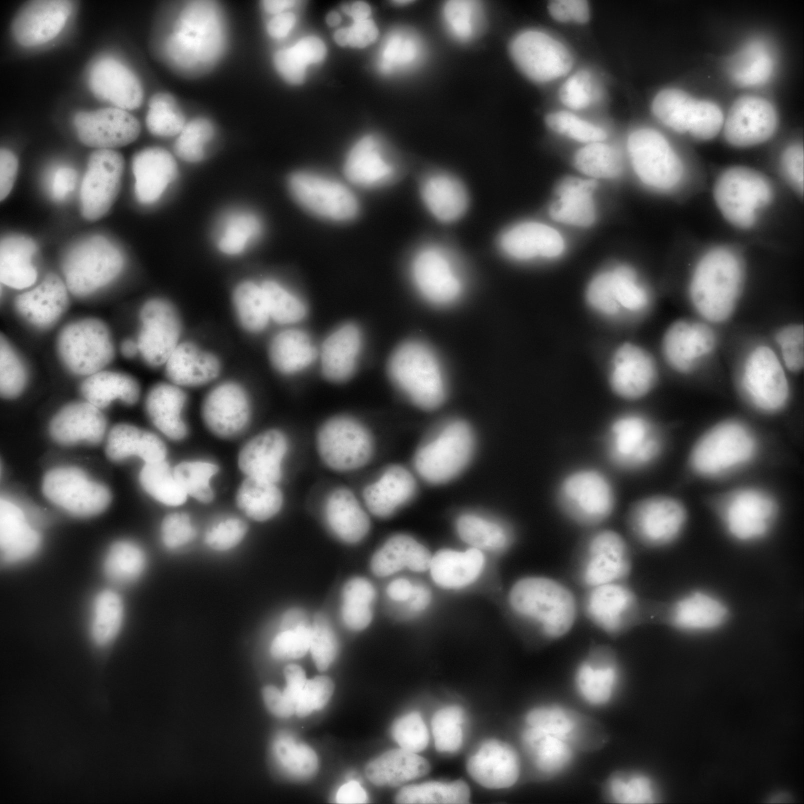
#> input picture data/clahe_nuclei.jpg, 1608 x 1608 px (shown at 1/2 size)
$ python real.py
#> lines starting #> are read from the running program, lines starting #| are printed output that depends on the picture; after the words box and inside, x2 and y2 are one past the last pixel; in counts of white or black regions, pixels touching at a corner belong together
### merseg/process_image.py
import matplotlib.pyplot as plt
import numpy as np
import cv2
import skimage.draw as skimg
import skimage.io as skio
import os


# [9 lines left out: function draw_ellipse_overlay_synthetic, not called in this run]


class ProcessImage(object):
    def __init__(self):
        self.X = 0
        self.Y = 0
        self.threshold_val = 0.0
        self.img_greyscale = None
        self.image_RGB = None
        self.fn = ""

    def compute_probs(self, fn):
        pxls = self._read_in_img(fn)
        front_bins, back_bins = self._k_means_bins(pxls)
        X = self.X
        Y = self.Y

        self.fn = fn

        fore_probs = np.zeros((X * Y))
        back_probs = np.zeros((X * Y))
        pxls = pxls.flatten()

        for i in range(len(pxls)):
            if pxls[i] > self.threshold_val:
                fore_probs[i] = np.log(front_bins[int(pxls[i])] + np.finfo(np.float32).eps)
                back_probs[i] = 0
            else:
                back_probs[i] = np.log(back_bins[int(pxls[i])] + np.finfo(np.float32).eps)
                fore_probs[i] = 0

        fore_probs.resize((X, Y))
        back_probs.resize((X, Y))
        return fore_probs, back_probs

    def produce_binary_img(self, fn):
        if self.fn != fn:
            pxls = self._read_in_img(fn)
            self._k_means_bins(pxls)
            self.fn = fn

        val, binary = cv2.threshold(self.img_greyscale, self.threshold_val, 1, cv2.THRESH_BINARY)
        return binary

    # [12 lines left out: function draw_ellipse_overlay, not called in this run]


    def _read_in_img(self, fn):
        image = cv2.imread(fn)
        img = cv2.cvtColor(image, cv2.COLOR_BGR2GRAY)
        pxls = img.reshape((-1, 1))
        pxls = np.float32(pxls)
        self.Y, self.X = img.shape[::-1]
        self.img_greyscale = img
        self.image_RGB = cv2.cvtColor(image, cv2.COLOR_BGR2RGB)
        return pxls

    def _k_means_bins(self, pxls):
        criteria = (cv2.TERM_CRITERIA_EPS, 500, 0)
        flags = cv2.KMEANS_RANDOM_CENTERS
        compactness, labels, centers = cv2.kmeans(pxls, 2, None, criteria, 10, flags)
        back = pxls[labels == 0]
        fore = pxls[labels == 1]
        back_bins = plt.hist(back, 256, [0, 256], density=True)
        front_bins = plt.hist(fore, 256, [0, 256], density=True)
        back_bins = back_bins[0]
        front_bins = front_bins[0]
        self.threshold_val = np.amax(back)
        plt.clf()
        return front_bins, back_bins

### merseg/model.py
from collections import defaultdict

import numpy as np
import random
import skimage.draw
from numba import njit

from merseg.math_utils import discrete_rvs, log_normalize, log_poisson_pdf
import matplotlib.pyplot as pp


class AdaptVariance(object):
    # [11 lines left out: function __init__, not called in this run]

    def update_major(self, proposals, accept):
        self.major_accept_rate[0] += proposals
        self.major_accept_rate[1] += accept

    def update_minor(self, proposals, accept):
        self.minor_accept_rate[0] += proposals
        self.minor_accept_rate[1] += accept

    def update_rot(self, proposals, accept):
        self.rot_accept_rate[0] += proposals
        self.rot_accept_rate[1] += accept

    def update_all_dim(self, proposals, accept):
        self.all_dim_accept_rate[0] += proposals
        self.all_dim_accept_rate[1] += accept

    # [18 lines left out: function check_rates, not called in this run]

    def _batch_check(self, val):
        return np.floor(val / self.batch_size) % self.Ji == 0

    # [24 lines left out: functions _check_for_updating, _check_for_updating_all_dim, not called in this run]

    # [10 lines of commented-out code are left out]


class SelectedOpts(object):
    def __init__(self, mask, sample, sample_size, move_centres, neighbourhood=1, mask_type=1):
        self.mask = mask  # bool
        self.mask_type = mask_type  # int, 1 for single, 2 for double mask
        self.sample = sample  # bool
        self.sample_size = sample_size  # float from 0 to 1.0
        self.move_centres = move_centres  # bool
        self.neighbourhood = neighbourhood  # int

    def mask_test(self, state, x, y):
        if self.mask_type == 1:
            return not state.invground[x, y] > 0
        elif self.mask_type == 2:
            return not state.invground[x, y] > 0 or state.foreground[x, y] > 0
        else:
            return not state.invground[x, y] > 0 and not state.foreground[x, y] > 0


class ShapePriors(object):
    def __init__(self, major_prior_min, major_prior_max, minor_prior_min, minor_prior_max, rot_min=0):
        self.major_prior_min = major_prior_min
        self.major_prior_max = major_prior_max
        self.minor_prior_min = minor_prior_min
        self.minor_prior_max = minor_prior_max
        self.rot_min = rot_min

    def sample_major_prior(self):
        return np.random.uniform(self.major_prior_min, self.major_prior_max)

    def sample_minor_prior(self):
        return np.random.uniform(self.minor_prior_min, self.minor_prior_max)

    def sample_rot_prior(self):
        return np.random.uniform(self.rot_min, 2 * np.pi)


def show_img(state):
    img = np.zeros((state.x, state.y))
    img[state.foreground_mask] = 1
    fig = pp.figure()
    ax = fig.add_subplot(1, 1, 1)
    ax.imshow(img, cmap="gray")
    fig.show()


def update_params(beta, log_like, state, opts, iters=1):
    x_1, y_1 = np.mgrid[:state.x:1, :state.y:1]
    positions = np.vstack([x_1.ravel(), y_1.ravel()]).T
    coords = positions

    rng = np.random.default_rng(seed=0)
    log_p_curr = log_like.log_p(state)

    for i in range(iters):
        if i % 10 == 0:
            print(f'iteration {i}: detected {state.num_objects} nuclei')
            show_img(state)

        if opts.sample:
            sample_size = int((state.x * state.y) * opts.sample_size)
            coords = rng.choice(positions, size=sample_size, replace=False)

        rng.shuffle(coords)

        for j in range(len(coords)):
            x = coords[j][0]
            y = coords[j][1]
            if opts.mask:
                if opts.mask_test(state, x, y):
                    log_p_curr = update_z(beta, log_like, x, y, state, opts, log_p_curr)
            else:
                log_p_curr = update_z(beta, log_like, x, y, state, opts, log_p_curr)

        state.reset_invground()
        shape_update = rng.choice(["step", "3D"], size=1, p=[.7, .3])[0]

        if shape_update == "step":
            log_p_curr = update_s_dim(log_like, state, log_p_curr)
        else:
            log_p_curr = update_s(log_like, state, log_p_curr)

    show_img(state)
    return state.objects_list, state


# [82 lines left out: functions plot_accept_rate, update_shape_on_mask, update_shape, update_s, update_s_dim, not called in this run]


def update_z(beta, log_like, x, y, state, opts, log_p_orig):
    sp = state.shape_prior
    log_p = np.zeros(3)
    log_p_rem = 0
    rem_obj = None
    log_p_curr = log_p_orig

    if len(state.objects[(x, y)]) > 0:
        rem_obj = random.choice(state.objects[(x, y)])
        idxs, c = state.remove_object(rem_obj)
        log_p_rem = log_like.log_p_shape_change(state, log_p_orig, idxs, c)
        log_p[0] = log_poisson_pdf(len(state.objects[(x, y)]), beta / state.D) + log_p_rem
        state.add_object(rem_obj)
    else:
        log_p[0] = -np.inf
        state.objects.pop((x, y))  # remove empty key

    log_p[1] = log_poisson_pdf(len(state.objects[(x, y)]), beta / state.D) + log_p_curr

    centre = Centre(
        x,
        y
    )
    shape = Ellipse(
        sp.sample_major_prior(),
        sp.sample_minor_prior(),
        sp.sample_rot_prior()
    )

    add_obj = state.create_object(centre, shape)
    idxs, c = state.add_object(add_obj)
    log_p_add = log_like.log_p_shape_change(state, log_p_curr, idxs, c)
    log_p[2] = log_poisson_pdf(len(state.objects[(x, y)]), beta / state.D) + log_p_add
    state.remove_object(add_obj)

    log_p = log_normalize(log_p)

    try:
        idx = discrete_rvs(np.exp(log_p))

    except ValueError:
        return log_p_curr

    if idx == 0:
        state.remove_object(rem_obj)
        return log_p_rem

    elif idx == 2:
        if opts.move_centres:
            log_p_add = check_neighbourhood(state, add_obj, log_like, opts.neighbourhood, log_p_curr)
        state.add_object(add_obj)
        return log_p_add

    elif idx == 1:
        state.add_object_inv(add_obj)
        return log_p_curr


# [28 lines left out: function check_neighbourhood, not called in this run]


class Ellipse(object):

    # [4 lines left out: function __init__, not called in this run]

    @property
    def major(self):
        return self._major

    # [4 lines left out: function major, not called in this run]

    @property
    def minor(self):
        return self._minor

    # [4 lines left out: function minor, not called in this run]

    @property
    def rotation(self):
        return self._rotation

    # [4 lines left out: function rotation, not called in this run]


class Centre(object):

    def __init__(self, x, y):
        self.x = x
        self.y = y

    def to_tuple(self):
        return self.x, self.y


class Cell(object):

    # [47 lines left out: functions __init__, region, update_foreground_track_idx_change, not called in this run]


class State(object):

    def __init__(self, x, y, shape_prior):
        self.objects = defaultdict(list)
        self.foreground = np.zeros((x, y), dtype=int)
        self.invground = np.zeros((x, y), dtype=int)
        self.x = x
        self.y = y
        self._obj_count = 0
        self.shape_prior = shape_prior

    @property
    def D(self):
        return self.x * self.y

    @property
    def foreground_mask(self):
        return self.foreground > 0

    @property
    def invground_mask(self):
        return self.invground > 0

    @property
    def num_objects(self):
        return sum([len(x) for x in self.objects.values()])

    # [34 lines left out: functions objects_list, create_object, add_object, remove_object, add_object_foreground, remove_object_foreground, not called in this run]

    def add_object_inv(self, obj):
        self.invground[self._clip_region(obj.region)] += 1

    def remove_object_inv(self, obj):
        self.invground[self._clip_region(obj.region)] -= 1

    def reset_invground(self):
        self.invground = np.zeros((self.x, self.y), dtype=int)

    # [16 lines left out: functions _clip_region, _clip_region_shift, add_object_foreground_shift, not called in this run]

    def remove_object_foreground_shift(self, obj, x_shift, y_shift):
        self.foreground[self._clip_region_shift(obj.region, x_shift, y_shift)] -= 1


class AppearanceLikelihood(object):

    def __init__(self, log_prob_back, log_prob_fore):
        self.log_prob_back = log_prob_back
        self.log_prob_fore = log_prob_fore

    def log_p(self, state):
        return _log_p_appearance(self.log_prob_back, self.log_prob_fore, state.foreground)

    def log_p_shape_change(self, state, old_log_p, idxs, counter):
        return _log_p_appearance_shape_change(self.log_prob_back, self.log_prob_fore, state.foreground, old_log_p, idxs,
                                              counter)


# [13 lines left out: function _log_p_appearance_shape_change, not called in this run]


@njit
def _log_p_appearance(log_back, log_fore, fore):
    x, y = log_back.shape
    log_p = 0
    for i in range(x):
        for j in range(y):
            if fore[i, j] <= 0:
                log_p += log_back[i, j]
            else:
                log_p += log_fore[i, j]
    return log_p

### real.py
import matplotlib.pyplot as pp
import numpy as np
import skimage.io as skio
import os

from merseg.model import State, AppearanceLikelihood, update_params, SelectedOpts, ShapePriors
import merseg.process_image as pi
import merseg.PerformanceAnalysis as pa

opts_all = SelectedOpts(True, True, 0.1, True, neighbourhood=20, mask_type=3)


def main(fn, sp, iters=1, opts=opts_all):
    np.random.seed(0)
    p_i = pi.ProcessImage()

    fore_probs, back_probs = p_i.compute_probs(fn)
#> in _read_in_img, image is the input picture: shape (1608, 1608, 3); min 0, max 255, mean 74.3
#> in _k_means_bins, `compactness, labels, centers = cv2.kmeans(pxls, 2, None, criteria, 10,..`: compactness = 2.16e+09; centers = [35.21, 170]
#> in _k_means_bins, `back_bins = back_bins[0]`: back_bins = 256 values, max 0.052 at index 18, min 0 at index 103, mean 0.00391
#> in _k_means_bins, `front_bins = front_bins[0]`: front_bins = 256 values, max 0.00831 at index 193, min 0 at index 0, mean 0.00391
#> in _k_means_bins, `self.threshold_val = np.amax(back)`: self.threshold_val = 102
#> in compute_probs, `fore_probs.resize((X, Y))`:
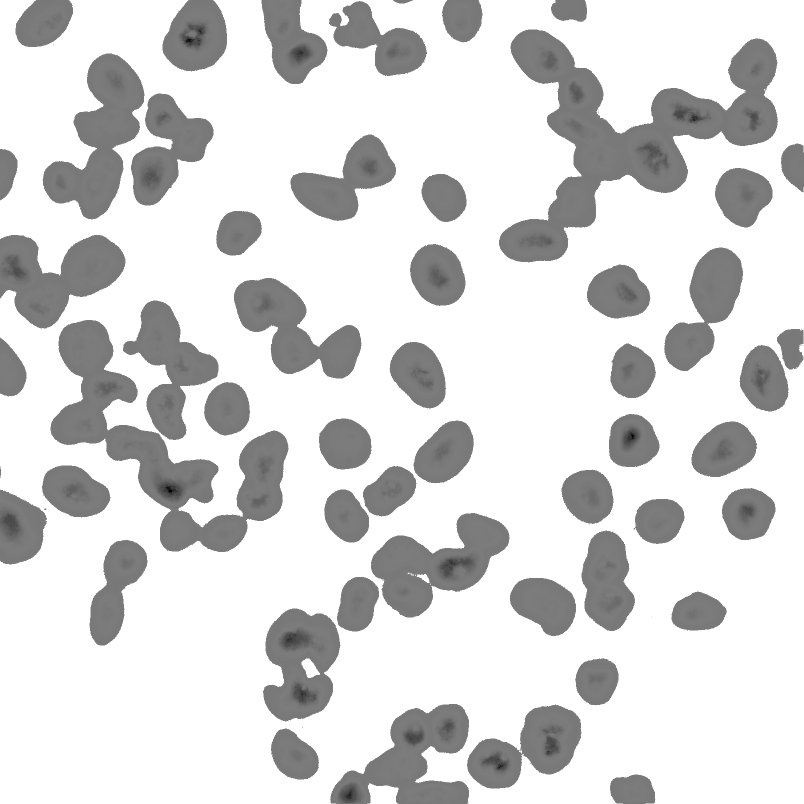
#> fore_probs: shape (1608, 1608) float64 (shown at 1/2 size); min -9.38, max 0, mean -1.44; drawn with min black and max white
#> in compute_probs, `back_probs.resize((X, Y))`:
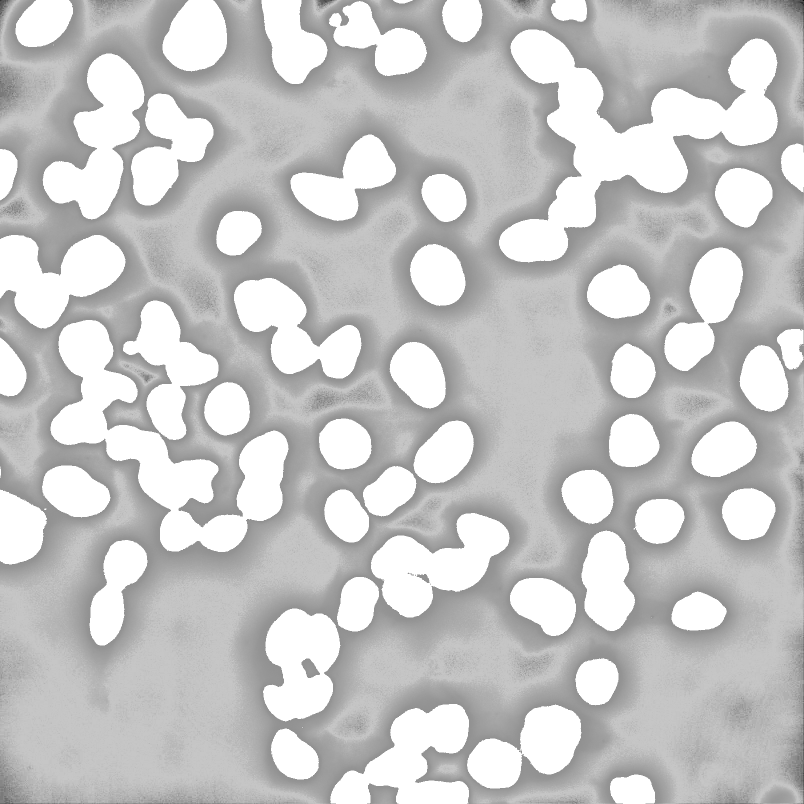
#> back_probs: shape (1608, 1608) float64 (shown at 1/2 size); min -13.25, max 0, mean -2.95; drawn with min black and max white

    X = p_i.X
#> X = 1608
    Y = p_i.Y
#> Y = 1608
    l = 0.0005
    l = l / 10000

    true_state = State(X, Y, sp)
    true_state.foreground = p_i.produce_binary_img(fn)
#> in produce_binary_img, `val, binary = cv2.threshold(self.img_greyscale, self.threshold_val, 1,..`:
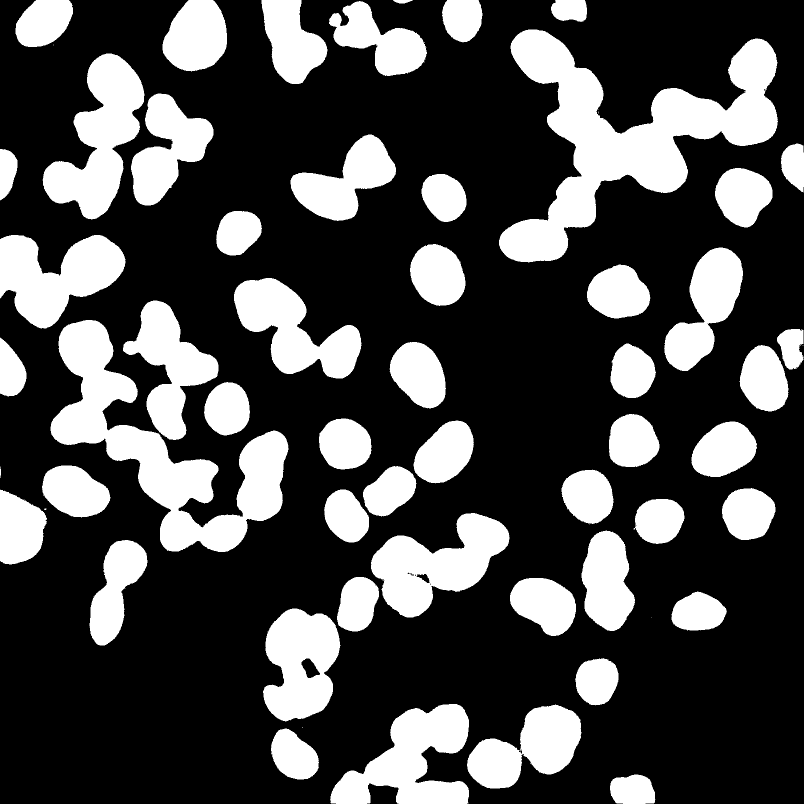
#> binary: shape (1608, 1608) (shown at 1/2 size); values 0 (black) and 1 (white), 29% white; 60 white regions (7 under 20 px), largest, box (x1, y1, x2, y2) and area: (998, 59, 1556, 525) 90647, (101, 640, 577, 1104) 67979, (85, 107, 289, 439) 32725
#> in produce_binary_img, `val, binary = cv2.threshold(self.img_greyscale, self.threshold_val, 1,..`: val = 102
    save_image(X, Y, true_state, "truth.TIFF")

    beta = l
    log_like = AppearanceLikelihood(fore_probs, back_probs)
    state = State(X, Y, sp)

    save_image(X, Y, state, "init.TIFF")
#> in save_image (call 2), `img[state.foreground_mask] = 1`: img: shape (1608, 1608) float64; every value is 0

    objs, inferred_state = update_params(beta, log_like, state, opts, iters=iters)
#> in update_params, `log_p_curr = log_like.log_p(state)`: log_p_curr = -3716375.4
#> the loop in update_params, `for i in range(iters):` made 1 pass

    p_i.draw_ellipse_overlay(objs)

    save_image(X, Y, state, "infer.TIFF")

    print(true_state.num_objects, state.num_objects)

    print("Rand Index: " + str(pa.rand_index(true_state.foreground_mask, state.foreground_mask)))
    print("Segmentation Accuracy " + str(pa.segmentation_accuracy(true_state.foreground_mask, state.foreground_mask)))


def save_image(X, Y, state, name):

    img = np.zeros((X, Y))

    img[state.foreground_mask] = 1

    skio.imsave(os.path.join(os.getcwd(), 'output', name), img, check_contrast = False)


if __name__ == "__main__":

    # SelectedOpts signature:
    # SelectedOpts((bool) mask, (bool) sample, (float 0-1) sample_size, (bool) move_centres,
    # (optional, int) neighbourhood=1, (optional, int) mask_type=1)

    opts_none = SelectedOpts(False, False, 1.0, False)

    opts_mask_only = SelectedOpts(True, False, 1.0, False, neighbourhood=0, mask_type=3)

    opts_sample_only = SelectedOpts(False, True, 0.1, False, neighbourhood=0, mask_type=3)

    opts_centres_only = SelectedOpts(False, False, 1.0, True, neighbourhood=1, mask_type=3)

    opts_centres_mask = SelectedOpts(True, False, 1.0, True, neighbourhood=1, mask_type=3)

    opts_centres_sample = SelectedOpts(False, True, 0.1, True, neighbourhood=1, mask_type=3)

    opts_mask_sample = SelectedOpts(True, True, 0.1, False, neighbourhood=1, mask_type=3)

    filename = os.path.join(os.getcwd(), 'data', 'clahe_nuclei.jpg')

    # filename = "../data/merFISH_01_001_05 .TIFF"
    # filename_nuclei = "../data/dna-34.png"
    # filename = "../data/merFISH_01_003_07.TIFF"

    s_p = ShapePriors(25, 80, 25, 60)

    s_p_nuclei = ShapePriors(30, 90, 30, 80)

    #main(filename, s_p, iters=500)

    # main(filename_nuclei, s_p_nuclei, iters=100)

    main(filename, s_p, iters=200, opts=opts_mask_sample)
#> (the call stopped at in update_z, `log_p[1] = log_poisson_pdf(len(state.objects[(x, y)]), beta / state.D)..`: merseg is not available in this run)

    # [9 lines of commented-out code are left out]
